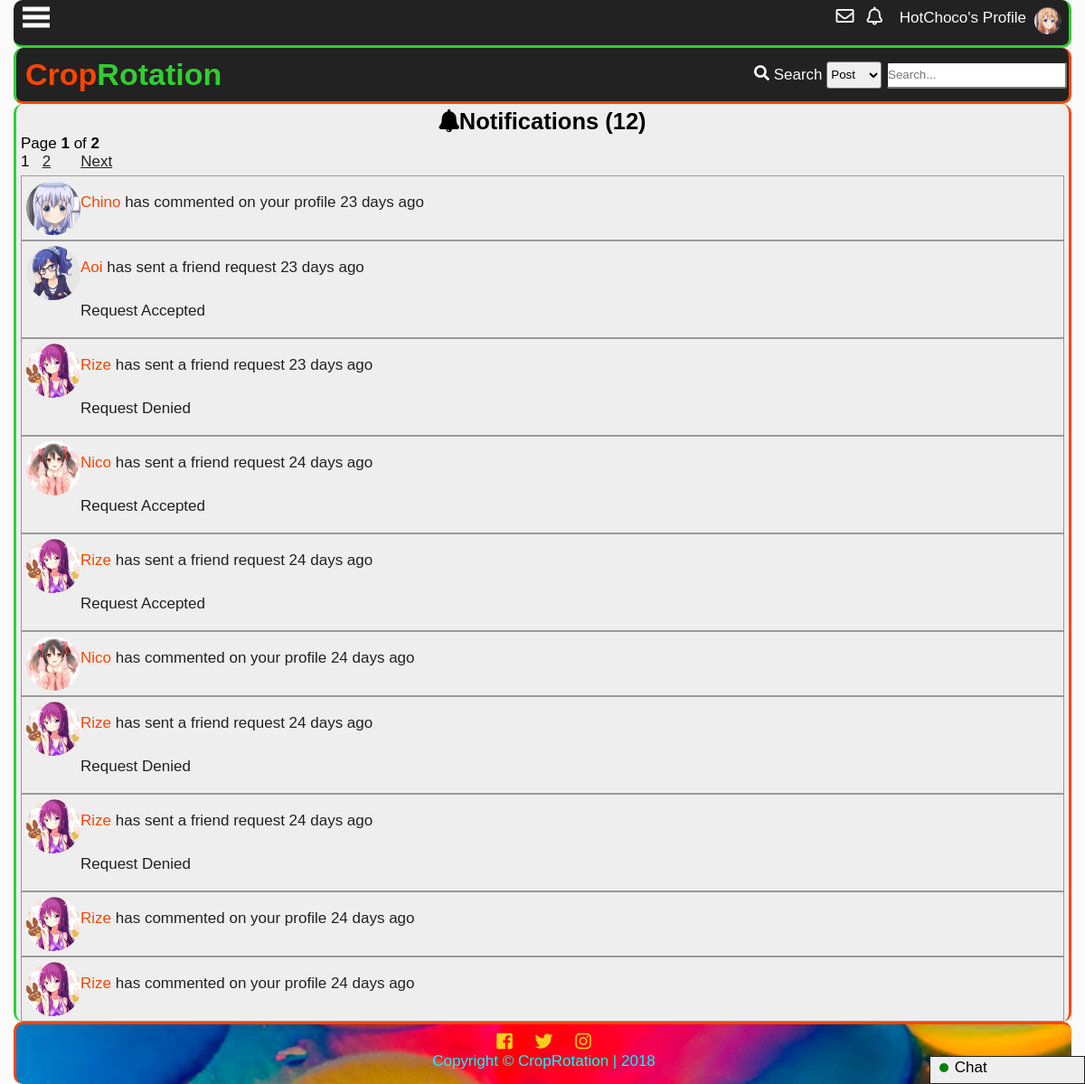
/notification.php (signed in), run on the app's committed database.
### tables this page shows
CREATE TABLE `tbluser` (
  `userid` int(11) NOT NULL,
  `username` varchar(100) NOT NULL,
  `password` varchar(100) NOT NULL,
  `firstname` varchar(100) NOT NULL,
  `middlename` varchar(100) NOT NULL,
  `lastname` varchar(100) NOT NULL,
  `birthday` varchar(20) NOT NULL,
  `datecreated` timestamp NOT NULL DEFAULT '0000-00-00 00:00:00',
  `email` varchar(100) NOT NULL,
  `website` varchar(255) NOT NULL,
  `location` varchar(255) NOT NULL,
  `usertypeid` int(11) NOT NULL,
  `access` int(11) NOT NULL,
  `imgname` varchar(100) NOT NULL,
  `imgtype` varchar(100) NOT NULL,
  `imgpath` varchar(200) NOT NULL,
  `bio` text NOT NULL,
  `is_show_email` tinyint(1) NOT NULL,
  `gender` int(11) NOT NULL,
  `lastupdate` timestamp NOT NULL DEFAULT '0000-00-00 00:00:00',
  `lastonline` timestamp NOT NULL DEFAULT '0000-00-00 00:00:00',
  `profileviews` int(11) NOT NULL
);

CREATE TABLE `tblnotif` (
  `notifid` int(11) NOT NULL,
  `userid` int(11) NOT NULL,
  `receiverid` int(11) NOT NULL,
  `notifdate` datetime DEFAULT NULL,
  `checked` int(11) NOT NULL,
  `notiftype` int(11) NOT NULL,
  `details` int(11) NOT NULL,
  `details2` int(11) NOT NULL
);

### notification.php (the view, shortened to what this page needs)
<?php
include'functions.php';
chattab();
?>
<!DOCTYPE html>
<html lang="en">
<head>
    <link rel="stylesheet" href="css/style.css">
  	<link rel="stylesheet" href="css/fontawesome-all.css">
</head>
<body>
	<div class="main-container">
	<?php
		addheader();
	?>
		<div class="other-content">
<?php
$id=$_SESSION['id'];
$sql="SELECT notifid FROM tblnotif WHERE receiverid='$id'";
$result=$conn->query($sql);
$rows=$result->num_rows;
$page_rows = 10;
	$last = ceil($rows/$page_rows);
	$pagenum = 1;
	$limit = 'LIMIT ' .($pagenum - 1) * $page_rows .',' .$page_rows;
	$textline1 = "<i class='fas fa-bell'></i>Notifications (<b>$rows</b>)";
	$textline2 = "Page <b>$pagenum</b> of <b>$last</b>";
	$paginationCtrls = '';
	if($last != 1){
	    $paginationCtrls .= ''.$pagenum.' &nbsp; ';
	    for($i = $pagenum+1; $i <= $last; $i++){
			$paginationCtrls .= '<a href="'.$_SERVER['PHP_SELF'].'?pn='.$i.'">'.$i.'</a> &nbsp; ';
		}
		if ($pagenum != $last) {
	        $next = $pagenum + 1;
	        $paginationCtrls .= ' &nbsp; &nbsp; <a href="'.$_SERVER['PHP_SELF'].'?pn='.$next.'">Next</a> ';
	    }
	}
	echo'<h2>  '.$textline1.'</h2>
	<p>  '.$textline2.' </p>
	<div id="pagination_controls"> '.$paginationCtrls.'</div>';
$sql="SELECT notifid,username,imgpath,receiverid,notifdate,notiftype,details,details2 FROM tblnotif
LEFT JOIN tbluser
ON tblnotif.userid=tbluser.userid
WHERE receiverid='$id'
ORDER BY notifid DESC $limit";
$result=$conn->query($sql);
echo '<ul id="notiflist">';
while($rows=$result->fetch_object())
{
$nid=$rows->notifid;
$uname=$rows->username;
$type=$rows->notiftype;
$date=time_elapsed_string($rows->notifdate);
$details=$rows->details;
$details2=$rows->details2;
$imgpath=$rows->imgpath;
if($type==1){
	echo'<li><div class="comment-tn">
				<img src="'.$imgpath.'">
			</div><a class="n1" href="profile.php?name='.$uname.'">'.$uname.'</a> <a class="n2" href="profile.php?name='.$_SESSION['name'].'#comment'.$details.'"> has commented on your profile '.$date.'</a></li>';
} else if($type==2){
	if ($details2==1){
	echo'<li><div class="comment-tn">
				<img src="'.$imgpath.'">
			</div>
			 <a class="n1" href="profile.php?name='.$uname.'">'.$uname.'</a> has sent a friend request '.$date.'<br>
		<div id="fr-'.$nid.'"><a class="fr-yes" onclick="friendyesb(this)" value="'.$nid.'">Yes</a> <a class="fr-no" onclick="friendnob(this)" value="'.$nid.'">No</a>
		</div>
		</li>';
	} else if($details2==2){
		echo'<li><div class="comment-tn">
				<img src="'.$imgpath.'">
			</div>
			 <a class="n1" href="profile.php?name='.$uname.'">'.$uname.'</a> has sent a friend request '.$date.'<br>
		<div id="fr-'.$nid.'">
			Request Accepted
		</div>
		</li>';
	} else if($details2==3){
		echo'<li><div class="comment-tn">
				<img src="'.$imgpath.'">
			</div>
			 <a class="n1" href="profile.php?name='.$uname.'">'.$uname.'</a> has sent a friend request '.$date.'<br>
		<div id="fr-'.$nid.'">
			Request Denied
		</div>
		</li>';
	}
}else if ($type==3){
	echo'<li><i class="fas fa-ban banned"></i> Sorry, your profile picture has been removed.<br>
	Please read the rules and guidelines.</li>';
}
}
echo '</ul>';
?>
		</div>
		<?php
			addfooter();
		?>
	</div>
</body>
</html>

### functions.php (shortened to what this page needs)
<?php
function addheader(){
	echo'<header id="main-header">
			<div class="grid-header">
				<div class="box1">
					<h1 id="header-text"><a href="index.php"><span id="first-text">Crop</span><span id="second-text">Rotation</span></a></h1>
				</div>
				<div class="box2">';
						search_function();
				echo'</div>
				<div class="modal2">
				</div>
				<div id="search-dropdown">
				</div>
			</div>
		</header>
		<div class="subheader">
			<div class="subgrid">
				<div class="svg">
					<p class="open-slide" onclick="openSlideMenu()">
						<svg width="30" height="30">
							<path d="M0,5 30,5" stroke="#fafafa" stroke-width="5"/>
							<path d="M0,14 30,14" stroke="#fafafa" stroke-width="5"/>
							<path d="M0,23 30,23" stroke="#fafafa" stroke-width="5"/>
						</svg>
					</p>
				</div>
				<div class="profile-grid">';
						session_button();
				echo'</div>
			</div>
		</div>
	';
}
function addfooter(){
	echo'<footer id="main-footer">
			<div class="container">
				<a target="_blank" title="Like us on Facebook" href="https://www.facebook.com/"><i class="fab fa-facebook-square"></i></a>
				<a target="_blank" title="Follow us on Twitter" href="https://twitter.com/"><i class="fab fa-twitter"></i></a>
				<a target="_blank" title="Follow us on Instagram" href="https://www.instagram.com/?hl=ens"><i class="fab fa-instagram"></i></a>
				<p>Copyright &copy; <span id="company">CropRotation</span> | 2018</p>
			</div>
		</footer>';
}
function time_elapsed_string($datetime, $full = false) {
    $now = new DateTime;
    $ago = new DateTime($datetime);
    $diff = $now->diff($ago);
    $string = array(
        'y' => 'year',
        'm' => 'month',
        'd' => 'day',
        'h' => 'hour',
        'i' => 'minute',
        's' => 'second',
    );
    foreach ($string as $k => &$v) {
        if ($diff->$k) {
            $v = $diff->$k . ' ' . $v . ($diff->$k > 1 ? 's' : '');
        } else {
            unset($string[$k]);
        }
    }
    if (!$full) $string = array_slice($string, 0, 1);
    return $string ? implode(', ', $string) . ' ago' : 'just now';
}
function session_button(){
	$conn = mysqli_connect ("localhost", "root", "", "itsproject");
	if(isset($_SESSION['id'])){
	$id=$_SESSION['id'];
		$sql="SELECT imgpath FROM tbluser WHERE userid=".$id."";
		$result=$conn->query($sql);
		$row=$result->fetch_object();
		$tn_image=$row->imgpath;
$sql="SELECT pmid FROM tblpm WHERE receiverid='$id' AND checked=0 GROUP BY senderid";
$result=$conn->query($sql);
$count=$result->num_rows;
		echo'<a class="button" title="Check your messages" href="inbox.php?name='.$_SESSION["name"].'"><i class="far fa-envelope"></i><span id="pmnum">'.$count.'</span></a>';
$sql="SELECT notifid FROM tblnotif
	WHERE receiverid='$id' and checked=0
	";
$result=$conn->query($sql);
$count=$result->num_rows;
		echo'<a class="button" id="notifbtn" title="Check your notifications" onclick="toggleNotif()""><i class="far fa-bell"></i><span id="notifnum">'.$count.'</span></a>
		<a class="button" href=profile.php?name='.$_SESSION['name'].'>
		'.$_SESSION["name"].'\'s Profile<div class="top-tn"><img src="'.$tn_image.'""></div></a>';
	}else{
		echo'<a href ="register.php" class="button"><i class="fas fa-pencil-alt"></i></i>Sign Up</a>
		<a id="modalBtn" class="button"><i class="fas fa-sign-in-alt"></i>Login</a>';
	}
}
function search_function(){
	echo'
		<form action="search.php" method="get">
			<i class="fas fa-search"></i>
			<label>Search</label>
			<select name="criteria" id="criteria">
				<option value="3">Post</option>
				<option value="1">Forum</option>
				<option value="2">User</option>
			</select>
			<input type="text" onkeyup="searchdropdown()" required name="search-text" placeholder="Search..." id="search-text" autocomplete="off">
		</form>
	';
}
function chattab(){
	if(isset($_SESSION['id'])){
		echo'
		<div id="chat-tab" onclick="showChatPanel()">
			<div class="online"></div>
			<span>Chat</span>
		</div>
		<div id="chat-modal" onclick="hideChatPanel()">
		</div>
		<div id="chat-panel">
			<div id="chat-panel-body">
				<ul>';
			echo'
				</ul>
			</div>
			<div id="chat-bottom">
				<form id="chat-search-form">
					<i class="fas fa-search"></i><input type="text" id="chat-search" onkeyup="searchChat()" autocomplete="off" placeholder="Search friend...">
				</form>
			</div>
		</div>';
	}
}

### css/style.css (style rules this page uses)
* { padding:0; margin:0; }
:root { --facebookblue:#4267b2; --twitterlogo:#00aced; --lightblue:#c0deed; --sunflower:#ffce1b; --orangered:#FF4500; --magenta:#ff00ff; --lime:#32CD32; --palegreen:#98fb98; --maroon:#800000; --blood-red:#8B0000; --cyan:#00ffff; --primary-color:#FF4500; --secondary-color:#FFAE42; --contrast: #32CD32; --secondary-contrast:#98fb98; --light-color:#fafafa; --dark-color:#222; --gray:#eee; --darkgray:#999; }
body { font-family:'Open-sans',sans-serif; font-size: 17px; background:var(--light-color); }
.main-container { display:grid; grid-template-areas: "subheader" "header" "showcase" "content" "footer"; margin:0px; padding:0 15px 0 15px; }
.container { padding:0 5px 0 5px; }
.subheader { grid-area:subheader; background: var(--dark-color); color:var(--light-color); border-right:3px solid var(--contrast); border-bottom:3px solid var(--contrast); border-radius: 10px; padding-bottom: 4px; }
.subgrid { display: grid; grid-template-columns: 1fr 4fr; grid-template-areas: "svg profile" }
.svg { grid-area: svg; padding-top: 5px }
.profile-grid { grid-area: profile; grid-column-start: right; padding: 8px; }
.profile-grid i { font-size:20px; }
.subheader p svg { padding-left: 10px }
.button { padding: 2px 5px; color:var(--light-color); border:0; margin-right: 4px; text-align: center; cursor:pointer; text-decoration: none; }
.top-tn { height:30px; width:30px; border-radius: 50%; overflow:hidden; float:right; }
.top-tn img { max-width: 100% }
#notiflist li { color:var(--dark-color); padding:5px; border:1px solid var(--darkgray); list-style: none; line-height: 3rem; overflow:hidden; }
.n1,#seeallnotif { text-decoration: none; color:var(--primary-color); }
.n2 { text-decoration: none; color:var(--dark-color); }
#main-header { grid-area:header; background: var(--dark-color); border-bottom: 3px solid var(--primary-color); border-left: 3px solid var(--contrast); border-right: 3px solid var(--primary-color); color:var(--light-color); border-radius: 10px; }
#highlight-text,#first-text { color:var(--primary-color); }
#second-text { color:var(--contrast); }
#header-text a { text-decoration: none; color:var(--light-color); }
.grid-header { display:grid; grid-template-columns: 2fr 3fr 1fr; grid-template-areas: "title nav login"; align-items:center; padding: 10px 0; }
.box1 { grid-area:title; }
.box2 { grid-area:login; grid-column-start: right; padding-right: 2px; }
#header-text { padding-left:10px; }
.box2 select { height: 30px; border-radius: 3px; }
.box2 input[type='text'] { height: 30px; width: 200px; border-radius: 3px; }
.other-content { box-sizing: border-box; padding-left:5px; padding-right: 5px; background: var(--gray); min-height:85vh; border-left: 3px solid var(--contrast); border-right: 3px solid var(--primary-color); border-radius: 10px; }
.other-content h2,.other-content h3 { text-align: center; margin-top: 5px; }
.online { display: inline-block; padding:5px; margin-right: 2px; border-radius: 50%; border:1px solid var(--darkcolor); background: green; }
.comment-tn { height:60px; width:60px; border-radius: 50%; overflow:hidden; float:left; }
.comment-tn img { max-width: 100%; }
#pagination_controls { margin-bottom: 5px; }
#pagination_controls a { color:var(--dark-color); }
#chat-tab { position:fixed; z-index: 2; right: 0; bottom: 0; width: 150px; height: 25px; background: var(--gray); border: 1px solid var(--dark-color); cursor: pointer; padding: 2px 10px; }
#main-footer { grid-area:footer; background:url(../img/rainbow.jpg); background-position:center; background-size:cover; background-repeat:no-repeat; background-attachment: fixed; text-align: center; padding: 8px; color:var(--cyan); height: 50px; border-top: 3px solid var(--primary-color); border-left: 3px solid var(--primary-color); border-radius: 10px; }
#main-footer a { font-size: 20px; color: var(--sunflower); text-decoration: none; padding-left: 10px; padding-right: 10px; }

### data on the page
tbluser: imgpath (picture)
tblnotif: userid.imgpath (picture), userid.username "Chino", notifdate "23 days ago"
tblnotif: userid.imgpath (picture), userid.username "Aoi", notifdate "23 days ago"
tblnotif: userid.imgpath (picture), userid.username "Rize", notifdate "23 days ago"
tblnotif: userid.imgpath (picture), userid.username "Nico", notifdate "24 days ago"
tblnotif: userid.imgpath (picture), userid.username "Rize", notifdate "24 days ago"
tblnotif: userid.imgpath (picture), userid.username "Nico", notifdate "24 days ago"
tblnotif: userid.imgpath (picture), userid.username "Rize", notifdate "24 days ago"
tblnotif: userid.imgpath (picture), userid.username "Rize", notifdate "24 days ago"
tblnotif: userid.imgpath (picture), userid.username "Rize", notifdate "24 days ago"
tblnotif: userid.imgpath (picture), userid.username "Rize", notifdate "24 days ago"

### other printed values
$_SESSION["name"] "HotChoco"
$rows "12"
$pagenum "1"
$last "2"
